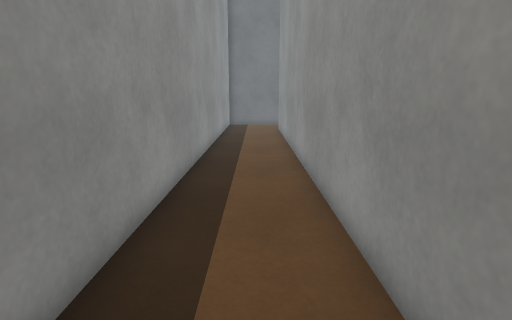
View 1 (above)

19 first-person views from a walk through a 3-D level made in the Unity game engine. The camera is 1.2 m above the floor, tilts 12° down and sees 80° across. The floor is counted in squares, 0.5 m on a side. Each view is taken from the middle of a square. On the plan, view 1 faces up. The plan holds only what a view shows up to about 19 squares ahead; the rest is blank. The place goes on beyond the plan. The player is left out. Door leaves are left out, so doorways stand open. Surface patterns are stand-ins for the level's own textures.

View 2
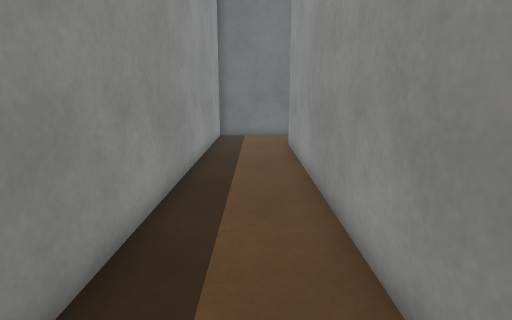

View 3
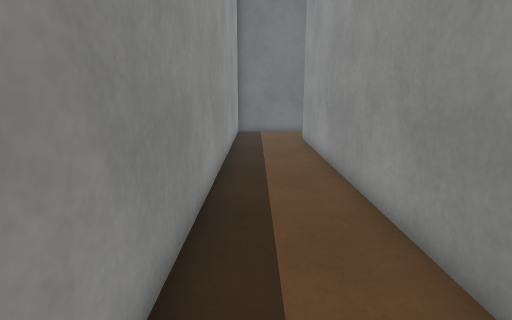

View 4
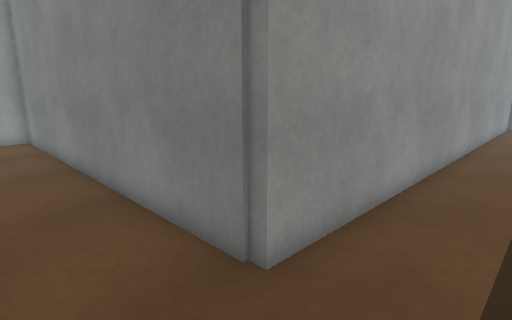

View 5
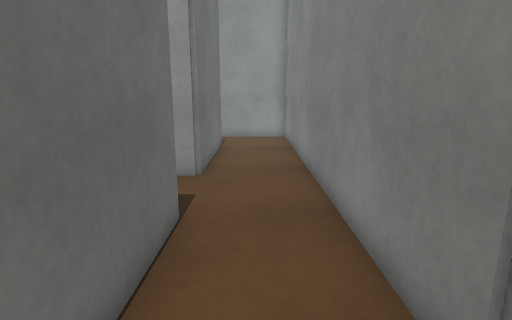

View 6
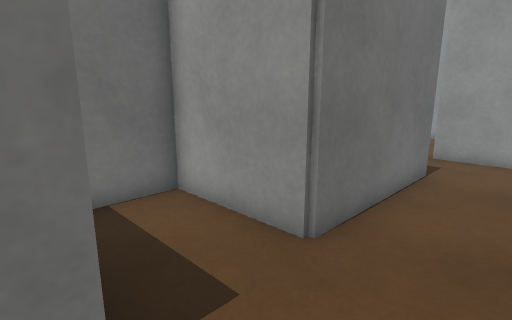

View 7
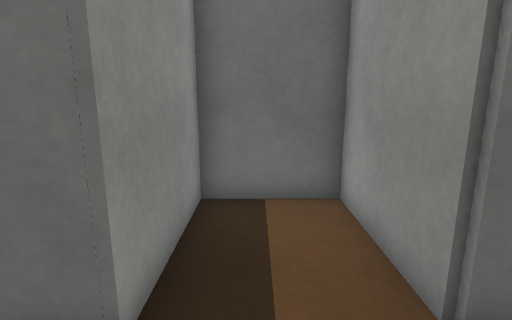

View 8
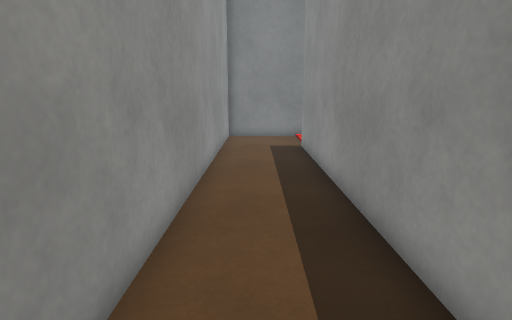

View 9
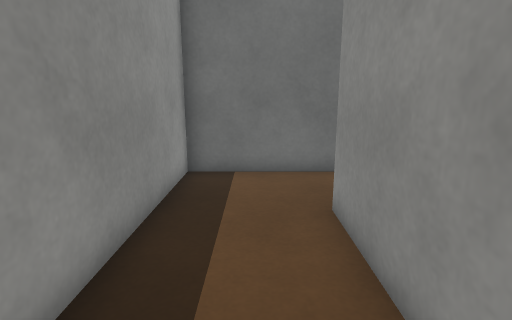

View 10
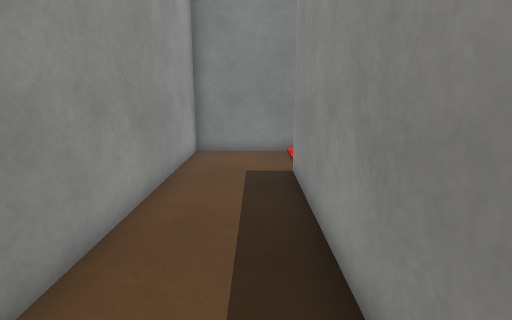

View 11
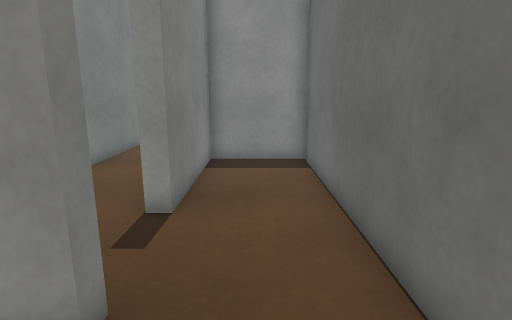

View 12
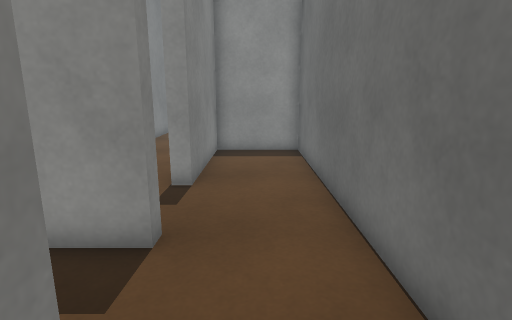

View 13
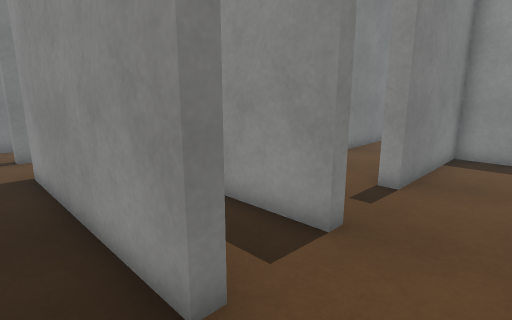

View 14
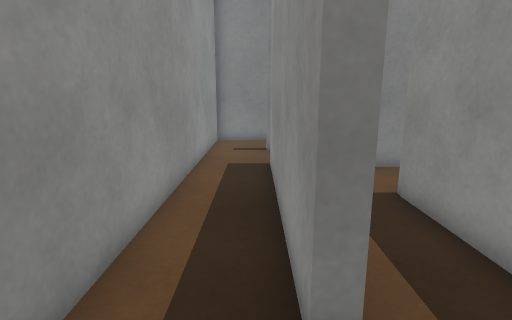

View 15
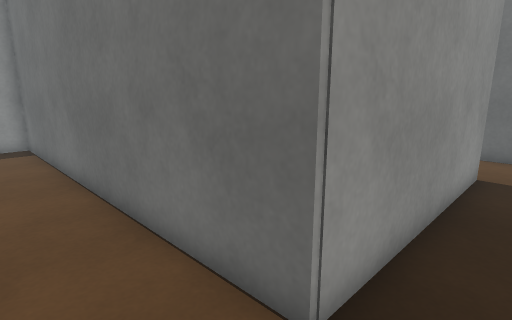

View 16
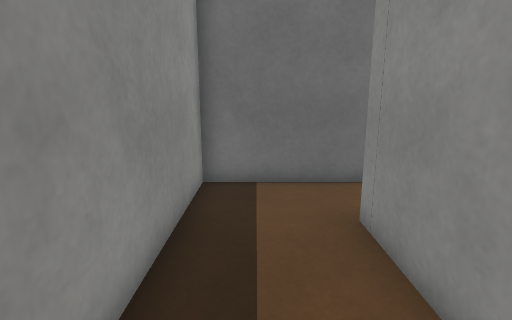

View 17
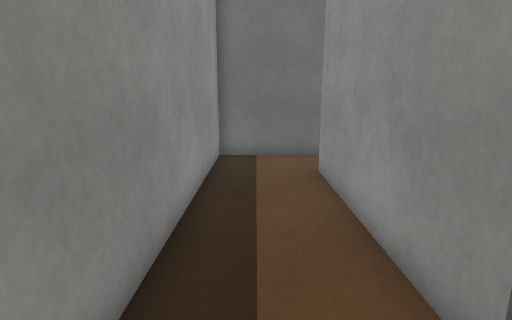

View 18
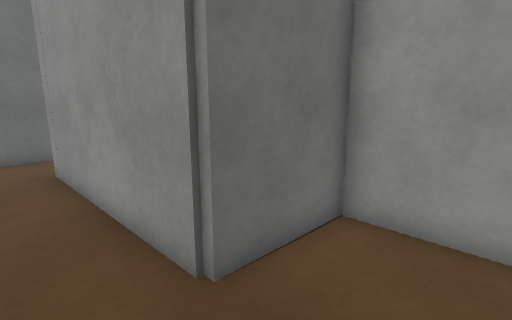

View 19
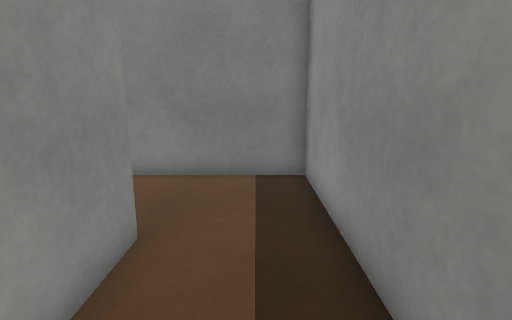

### Floor plan
Ten units are one square. View 1 is at (0, 0); x grows to the right and y downward. Boxes are objects, and circles mark ways between rooms. Rooms are numbered by the first view taken in them; rooms with no view inside come last. Other rooms are left out.
<svg viewBox="-27 -304 273 331">
<path fill="none" stroke="#000" d="M150 -263 150 -257 90 -257 90 -299 57 -299 57 -255 -22 -255 -22 -14M-15 22 16 22 16 -223 180 -223 180 -263M170 -189 180 -189M180 -263 185 -263 185 -216M210 -265 215 -265M220 -299 175 -299M215 -265 215 -183M215 -156 215 -150M241 -145 241 -282M134 -52 134 -79 100 -79 100 -156M210 -156 215 -156M215 -183 65 -183 65 -39 119 -39M175 -299 95 -299 95 -263 150 -263M211 -125 241 -125 241 -145"/>
<circle cx="165" cy="-260" r="3" fill="#2a7"/>
<circle cx="210" cy="-280" r="3" fill="#2a7"/>
<circle cx="180" cy="-280" r="3" fill="#2a7"/>
<circle cx="210" cy="-170" r="3" fill="#2a7"/>
<circle cx="225" cy="-155" r="3" fill="#2a7"/>
<text x="10" y="-170">1</text>
<text x="90" y="-200">2</text>
<text x="220" y="-220">3</text>
<text x="90" y="-110">4</text>
<text x="130" y="-280">5</text>
<text x="220" y="-140">6</text>
</svg>
Room 1 opens to room 5. Room 2 opens to room 3. Room 2 opens to room 5. Room 3 opens to room 4. Room 3 opens to room 6.

Where each view was taken, in squares from view 1:
view 1: 0 up, 0 right, facing up
view 2: 7 up, 0 right, facing up
view 3: 5 up, 1 left, facing up
view 4: 25 up, 1 left, facing down-right
view 5: 24 up, 0 right, facing right
view 6: 23 up, 5 right, facing up-right
view 7: 23 up, 7 right, facing up
view 8: 16 up, 0 right, facing down
view 9: 16 up, 0 right, facing up
view 10: 11 up, 1 left, facing down
view 11: 28 up, 21 right, facing left
view 12: 28 up, 23 right, facing left
view 13: 29 up, 23 right, facing down-left
view 14: 29 up, 22 right, facing down
view 15: 16 up, 23 right, facing up-left
view 16: 10 up, 8 right, facing up
view 17: 6 up, 8 right, facing up
view 18: 5 up, 8 right, facing up-right
view 19: 13 up, 8 right, facing down
